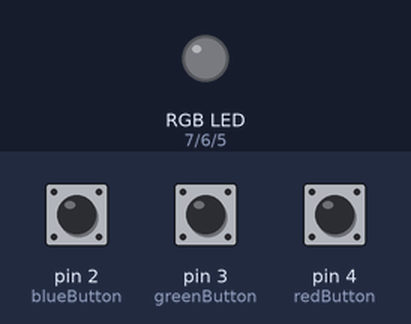
Simulated run of this sketch. Board: Arduino Uno, built with avr-gcc and run on an emulated ATmega328P. Shown: an RGB LED mixed from three pins (HIGH = lit). The inputs (shaded band) are chosen by the test bench; at power-on: pin 2 (blueButton) HIGH, pin 3 (greenButton) HIGH, pin 4 (redButton) HIGH.

Above: at 1.2 s.
1.3 s: pin 2 (blueButton) pulled LOW for 0.15 s
At 1.37 s:
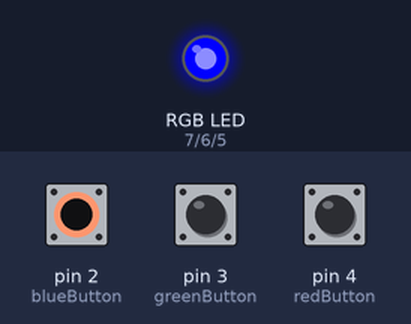
2.9 s: pin 3 (greenButton) pulled LOW for 0.15 s
At 2.97 s:
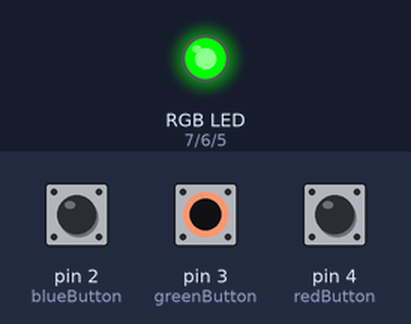
4.5 s: pin 4 (redButton) pulled LOW for 0.15 s
At 4.57 s:
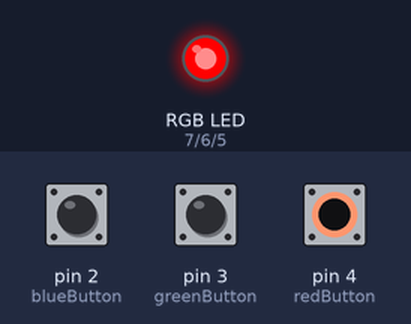
6.1 s: pin 4 (redButton) pulled LOW for 3.2 s
At 10.5 s:
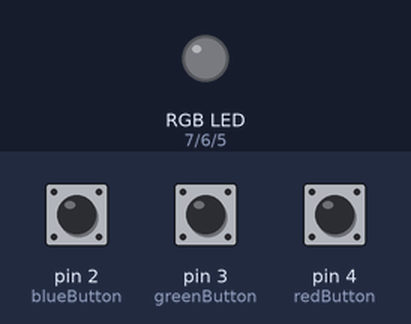
10.8 s: pin 2 (blueButton) pulled LOW for 3.2 s
At 11.6 s:
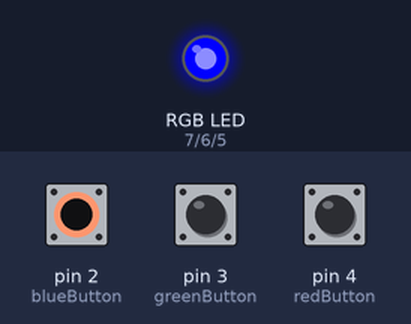
15.5 s: pin 2 (blueButton) driven LOW and pin 3 (greenButton) driven LOW
At 16.4 s:
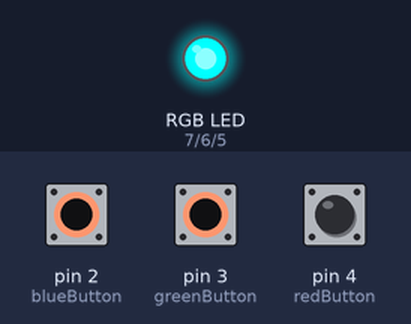
Timing chart, 0 to 18.0 s (numbered marks = the images above; inputs shaded):
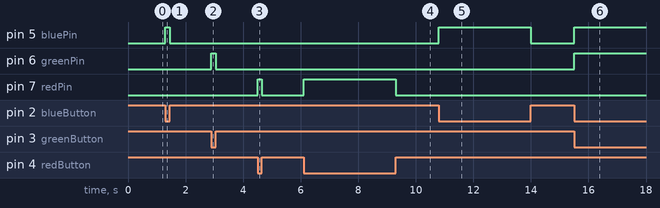

The sketch:

LedControl.ino
```cpp
//Code to control and RGB Led via arduino from a breadboard


//pin 7 for red, pin 6 for green, pin 5 for blue RGB LED
//red button = pin 4, green button = pin 3, blue button = pin 2


//!! For some reason this was just not working, we tried digitalWrite with highs and lows, then i switched to analogWrite logic and it is not displaying any colors at all

//Initially I was able to have red color work, but it would only display the red. Then randomly it decided to output a spectrum of colors vs 1, then now it is just not showing any colors


//declaring the variables for the button and pin color controlling
const int redButton = 4, greenButton = 3, blueButton = 2;
const int redPin = 7, greenPin = 6, bluePin = 5;

void setup() {
  pinMode(redButton, INPUT_PULLUP);
  pinMode(greenButton, INPUT_PULLUP);
  pinMode(blueButton, INPUT_PULLUP);
  pinMode(redPin, OUTPUT);
  pinMode(greenPin, OUTPUT);
  pinMode(bluePin, OUTPUT);
}

void loop() {
  int red = 0, green = 0, blue = 0; // Setting the colors to be off

  // Check which buttons are pressed and set colors accordingly
  if (digitalRead(redButton) == LOW) {
    red = 255;  // This is when the red button is pressed
  }

  if (digitalRead(greenButton) == LOW) {
    green = 255; // This is when the Green button is pressed
  }

  if (digitalRead(blueButton) == LOW) {
    blue = 255;  // This is when the Blue button is pressed
  }

  // Calling the color mix function i created
  colorMix(red, green, blue);
}

// Function to handle color mixing and set the LED color
void colorMix(int red, int green, int blue) {
  // Handle the basic color mixing
  if (red == 255 && green == 255 && blue == 0) {
    // Color combo Red + Green = Yellow
    analogWrite(redPin, 255);
    analogWrite(greenPin, 255);
    analogWrite(bluePin, 0);
  }
  else if (green == 255 && blue == 255 && red == 0) {
    // Color combo  Green + Blue = Cyan
    analogWrite(redPin, 0);
    analogWrite(greenPin, 255);
    analogWrite(bluePin, 255);
  }
  else if (red == 255 && blue == 255 && green == 0) {
    // Color combo for Red + Blue = Magenta
    analogWrite(redPin, 255);
    analogWrite(greenPin, 0);
    analogWrite(bluePin, 255);
  }
  else if (red == 255 && green == 255 && blue == 255) {
    // Color combo  Red + Green + Blue = White
    analogWrite(redPin, 255);
    analogWrite(greenPin, 255);
    analogWrite(bluePin, 255);
  }
  else {
    //set back to the default colors
    analogWrite(redPin, red);
    analogWrite(greenPin, green);
    analogWrite(bluePin, blue);
  }
}
```

Measured:
- after the input at 1.3 s, pin 5 (bluePin): LOW → HIGH at once, → LOW 0.15 s later
- after the input at 2.9 s, pin 6 (greenPin): LOW → HIGH at once, → LOW 0.15 s later
- after the input at 4.5 s, pin 7 (redPin): LOW → HIGH at once, → LOW 0.15 s later
- after the input at 6.1 s, pin 7 (redPin): LOW → HIGH at once, → LOW 3.2 s later
- after the input at 10.8 s, pin 5 (bluePin): LOW → HIGH at once, → LOW 3.2 s later
- after the input at 15.5 s, pin 5 (bluePin), pin 6 (greenPin): LOW → HIGH at once
